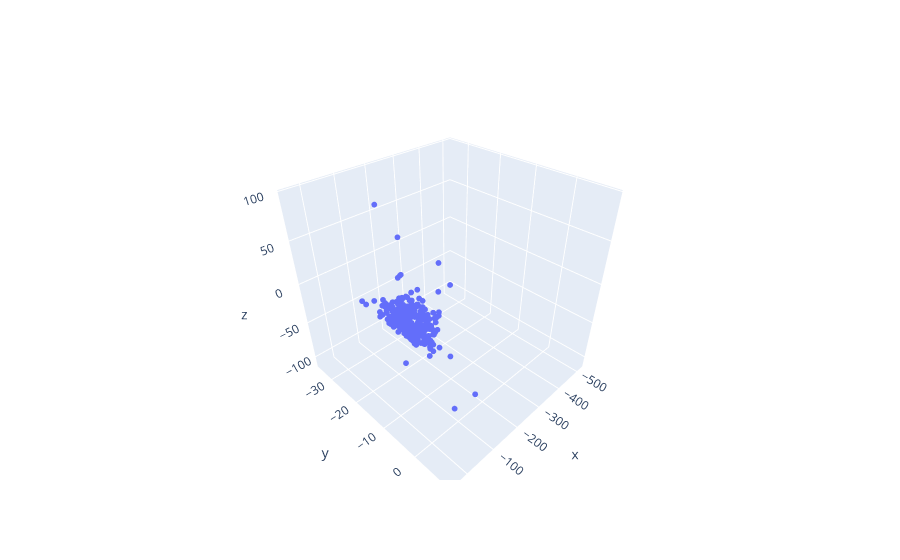

The cell this chart's notebook holds for it:
### Code cell
world_points = vo.get_map()['position']
print('Number of world points: ', len(world_points))

x_coords = [point[0] for point in world_points]
y_coords = [point[1] for point in world_points]
z_coords = [point[2] for point in world_points]

fig = go.Figure()
fig.add_trace(go.Scatter3d(x=x_coords, y=y_coords, z=z_coords, mode='markers', marker=dict(size=2)))
fig.show()

### Figure 1 — Plotly figure (JSON) as saved in the notebook; plotly's stock layout.template omitted (floating-point values rounded to 4 significant figures; data arrays with more than 128 entries replaced by an {"elided": "..."} marker saying what was removed)
{"data": [{"marker": {"size": 2}, "mode": "markers", "type": "scatter3d", "x": {"elided": "316 float values"}, "y": {"elided": "316 float values"}, "z": {"elided": "316 float values"}}], "layout": {}}
